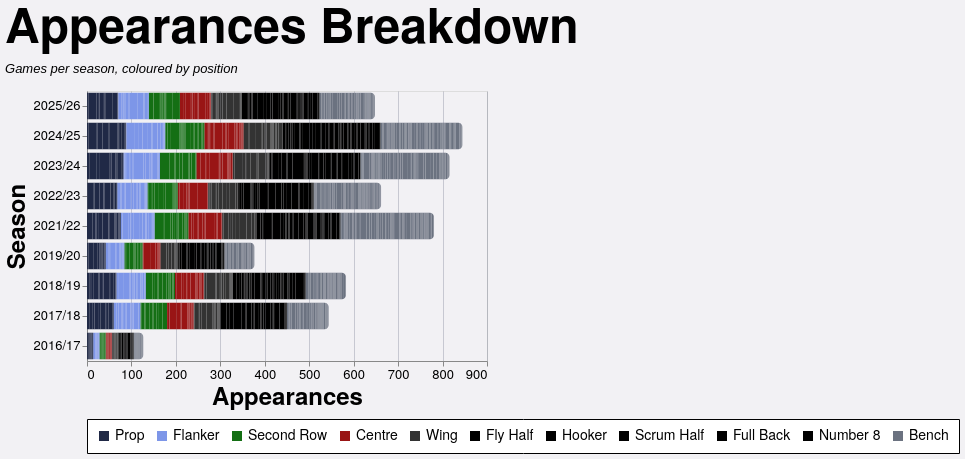

This figure's Vega-Lite source:
### Vega-Lite specification from a JSON file in a GitHub repository (floating-point values rounded to 4 significant figures; data arrays with more than 128 entries replaced by an {"elided": "..."} marker saying what was removed)
{"config": {"axis": {"labelFont": "PT Sans Narrow, Helvetica Neue, Helvetica, Arial, sans-serif", "titleFont": "PT Sans Narrow, Helvetica Neue, Helvetica, Arial, sans-serif", "labelFontSize": 13, "titleFontSize": 24, "gridColor": "#202947", "gridOpacity": 0.2, "zindex": 1}, "text": {"font": "Lato, sans-serif"}, "bar": {"cornerRadiusEnd": 5}, "header": {"labelFont": "PT Sans Narrow, Helvetica Neue, Helvetica, Arial, sans-serif", "titleFont": "PT Sans Narrow, Helvetica Neue, Helvetica, Arial, sans-serif", "labelFontSize": 24, "titleFontSize": 28, "labelFontWeight": "bold", "orient": "left"}, "legend": {"labelFont": "PT Sans Narrow, Helvetica Neue, Helvetica, Arial, sans-serif", "titleFont": "PT Sans Narrow, Helvetica Neue, Helvetica, Arial, sans-serif", "labelFontSize": 14, "titleFontSize": 16, "titlePadding": 5, "fillColor": "white", "strokeColor": "black", "padding": 10, "titleFontWeight": "lighter", "titleFontStyle": "italic", "titleColor": "gray", "offset": 10}, "title": {"font": "PT Sans Narrow, Helvetica Neue, Helvetica, Arial, sans-serif", "fontSize": 48, "fontWeight": "bold", "anchor": "start", "align": "center", "titlePadding": 20, "subtitlePadding": 10, "subtitleFontSize": 13, "subtitleColor": "", "subtitleFontStyle": "italic", "offset": 15, "color": "black"}, "axisX": {"labelAngle": 0}, "facet": {"title": null, "header": null, "align": {"row": "each", "column": "each"}}, "resolve": {"scale": {"y": "independent", "facet": "independent"}}, "background": "#f2f1f4", "scale": {"offsetBandPaddingOuter": 0.2, "offsetBandPaddingInner": 0.1}}, "data": {"name": "data-3dabe62d6eac0f20598bbbeabc5a348c"}, "mark": {"type": "bar"}, "encoding": {"color": {"field": "color_value", "legend": {"orient": "bottom", "title": null}, "scale": {"domain": ["Prop", "Flanker", "Second Row", "Centre", "Wing", "Fly Half", "Hooker", "Scrum Half", "Full Back", "Number 8", "Bench"], "range": ["#202946", "#7d96e8", "#146f14", "#991515", "#333333", "#000000", "#000000", "#000000", "#000000", "#000000", "#6b7280"]}, "type": "nominal"}, "order": {"field": "stack_order", "type": "quantitative"}, "tooltip": [{"field": "player", "title": "Player", "type": "nominal"}, {"field": "season", "title": "Season", "type": "nominal"}, {"field": "color_value", "title": "Position", "type": "nominal"}, {"aggregate": "sum", "field": "apps", "title": "Appearances", "type": "quantitative"}], "x": {"aggregate": "sum", "field": "apps", "title": "Appearances", "type": "quantitative"}, "y": {"field": "season", "sort": {"field": "season_sort", "op": "max", "order": "descending"}, "title": "Season", "type": "nominal"}}, "height": {"step": 30}, "title": {"text": "Appearances Breakdown", "subtitle": "Games per season, coloured by position"}, "width": 400, "$schema": "https://vega.github.io/schema/vega-lite/v5.20.1.json", "datasets": {"data-3dabe62d6eac0f20598bbbeabc5a348c": {"elided": "2498 records"}}}
